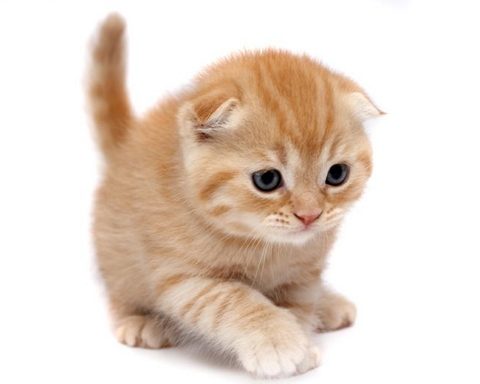
#> input picture images/cat.jpg, 480 x 384 px
$ python sticker_to_rgb565.py images/cat.jpg
#> lines starting #> are read from the running program, lines starting #| are printed output that depends on the picture
#> in main, img is the input picture: PIL image 480x384 RGB; mean R, G, B 230.4, 215.6, 203.9
#| [*] Loaded image: images/cat.jpg size: (480, 384)
#!/usr/bin/env python3
"""
sticker_to_rgb565.py

Usage:
    python sticker_to_rgb565.py /path/to/sticker.png

What it does:
- Loads the input image (will be resized to 480x320 if different)
- For each pixel:
    - produce 8-bit binary strings for R, G, B (e.g. '11111111')
    - compute RGB565 16-bit value and store as uint16
- Outputs:
    - saves RGB565 numpy array to 'sticker_rgb565.npy'
    - saves RGB565 binary stream (big-endian) to 'sticker_rgb565_be.bin'
    - saves a small CSV with hex RGB565 per pixel (optional, for inspection)
    - saves 'sticker_rgb888_binary.npy' (optional) containing (H,W,3) binary strings
"""

import sys
from pathlib import Path
from PIL import Image
import numpy as np
import csv

TARGET_W = 480
TARGET_H = 320

def to_8bit_bin_str(value: int) -> str:
    """Return 8-bit binary string for 0-255 value."""
    return format(int(value) & 0xFF, '08b')

def rgb888_to_rgb565_value(r: int, g: int, b: int) -> np.uint16:
    """
    Convert 8-bit r,g,b to a 16-bit RGB565 value.
    Using bit truncation (>>), equivalent to floor(value * max_new / 255).
    """
    r5 = (r >> 3) & 0x1F       # keep top 5 bits
    g6 = (g >> 2) & 0x3F       # keep top 6 bits
    b5 = (b >> 3) & 0x1F       # keep top 5 bits
    val = (r5 << 11) | (g6 << 5) | b5
    return np.uint16(val)

def image_to_rgb565_and_binaries(img: Image.Image, force_size=(TARGET_W, TARGET_H)):
    """
    Convert PIL image to:
      - rgb565_array: (H,W) uint16 numpy array
      - rgb888_bin_array: (H,W,3) numpy array of 8-bit binary strings for R,G,B
    If force_size is provided, the image is resized (bilinear).
    """
#> called with force_size = (480, 320)
    if force_size is not None:
        img = img.convert('RGB').resize(force_size, Image.BILINEAR)
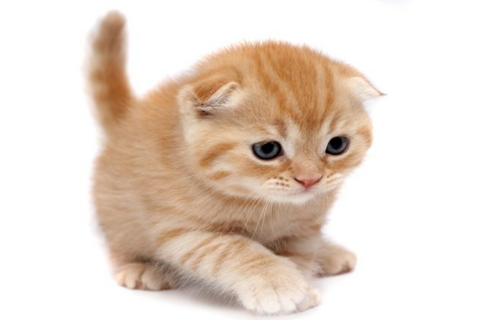
#> img: PIL image 480x320 RGB; mean R, G, B 230.4, 215.6, 203.9
    else:
        img = img.convert('RGB')

    arr = np.array(img, dtype=np.uint8)   # shape (H,W,3)
    H, W, _ = arr.shape
#> H = 320; W = 480

    rgb565 = np.zeros((H, W), dtype=np.uint16)
    # We'll store binary strings in an object dtype array (can be large)
    rgb888_bin = np.empty((H, W, 3), dtype=object)

    # Vectorized-ish approach: get channels arrays
    r = arr[:, :, 0]
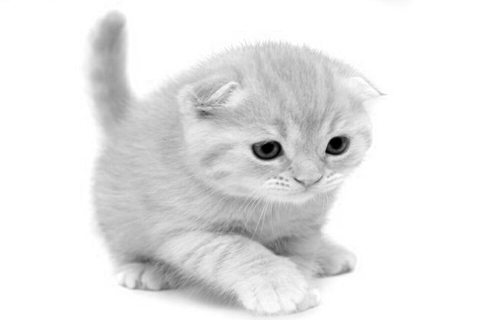
#> r: shape (320, 480); min 0, max 255, mean 230.4
    g = arr[:, :, 1]
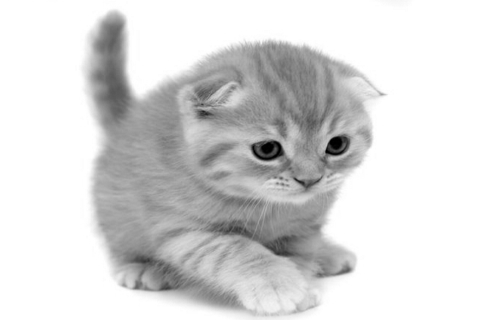
#> g: shape (320, 480); min 0, max 255, mean 215.6
    b = arr[:, :, 2]
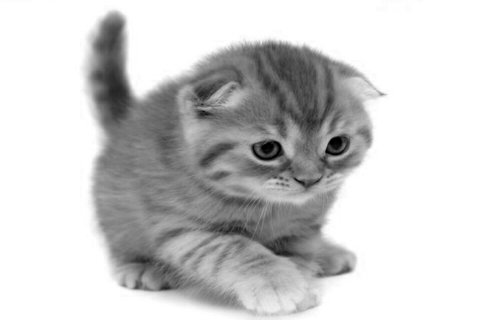
#> b: shape (320, 480); min 0, max 255, mean 203.9

    # Compute RGB565 using integer arithmetic (vectorized)
    r5 = (r >> 3).astype(np.uint16)   # 5 bits
    g6 = (g >> 2).astype(np.uint16)   # 6 bits
    b5 = (b >> 3).astype(np.uint16)   # 5 bits
    rgb565 = (r5 << 11) | (g6 << 5) | b5

    # Create per-channel 8-bit binary strings (looping; strings can't be vectorized easily)
    # This is somewhat expensive for large images but fine for 480x320 (~153k pixels).
    for y in range(H):
        for x in range(W):
            rr = int(r[y, x])
            gg = int(g[y, x])
            bb = int(b[y, x])
            rgb888_bin[y, x, 0] = to_8bit_bin_str(rr)
            rgb888_bin[y, x, 1] = to_8bit_bin_str(gg)
            rgb888_bin[y, x, 2] = to_8bit_bin_str(bb)
#| [*] Converted to RGB565 shape: (320, 480)

    return rgb565, rgb888_bin, img

def save_outputs(out_dir: Path, input_path: Path, rgb565_arr: np.ndarray, rgb888_bin_arr: np.ndarray):
    out_dir.mkdir(parents=True, exist_ok=True)
    # Numpy save of uint16 array
    np.save(out_dir / 'sticker_rgb565.npy', rgb565_arr)
    # Save big-endian binary stream (common bus packing)
    with open(out_dir / 'sticker_rgb565_be.bin', 'wb') as f:
        # ensure big-endian uint16
        f.write(rgb565_arr.astype('>u2').tobytes())

    # Also save little-endian variant (useful in practice)
    with open(out_dir / 'sticker_rgb565_le.bin', 'wb') as f:
        f.write(rgb565_arr.astype('<u2').tobytes())

    # Save a CSV of hex values (rows=W columns=H optionally flattened)
    csv_path = out_dir / 'sticker_rgb565_hex.csv'
    H, W = rgb565_arr.shape
#> H = 320; W = 480
    with open(csv_path, 'w', newline='') as csvfile:
        writer = csv.writer(csvfile)
        writer.writerow(['x','y','rgb565_hex'])  # header
        for y in range(H):
            for x in range(W):
                writer.writerow([x, y, format(int(rgb565_arr[y,x]), '#06x')])  # e.g. 0x7e0

    # Save the binary strings array (object dtype) as a numpy file (inspectable)
    np.save(out_dir / 'sticker_rgb888_binary.npy', rgb888_bin_arr)

    print(f"[+] Saved outputs to: {out_dir}")
    print(f"    - sticker_rgb565.npy (uint16 array)")
    print(f"    - sticker_rgb565_be.bin (big-endian stream)")
    print(f"    - sticker_rgb565_le.bin (little-endian stream)")
    print(f"    - sticker_rgb565_hex.csv (inspectable hex per-pixel)")
    print(f"    - sticker_rgb888_binary.npy (H,W,3) 8-bit string array")

def main():
    if len(sys.argv) < 2:
        print("Usage: python sticker_to_rgb565.py /path/to/sticker.png")
        sys.exit(1)

    input_path = Path(sys.argv[1])
    if not input_path.exists():
        print("Input file not found:", input_path)
        sys.exit(1)

    # Load image
    img = Image.open(input_path)
    print("[*] Loaded image:", input_path, "size:", img.size)

    # Convert
    rgb565_arr, rgb888_bin_arr, resized_img = image_to_rgb565_and_binaries(img, force_size=(TARGET_W, TARGET_H))
    print("[*] Converted to RGB565 shape:", rgb565_arr.shape)

    # Output directory
    out_dir = input_path.parent / (input_path.stem + "_rgb565_out")
    save_outputs(out_dir, input_path, rgb565_arr, rgb888_bin_arr)

    # Optionally save a reconstructed preview image from rgb565 (to verify packing)
    # reconstruct back to 24-bit RGB for visual check:
    H, W = rgb565_arr.shape
#> H = 320; W = 480
    recon = np.zeros((H, W, 3), dtype=np.uint8)
    r5 = (rgb565_arr >> 11) & 0x1F
    g6 = (rgb565_arr >> 5) & 0x3F
    b5 = rgb565_arr & 0x1F
    recon[:,:,0] = (r5 * 255) // 31
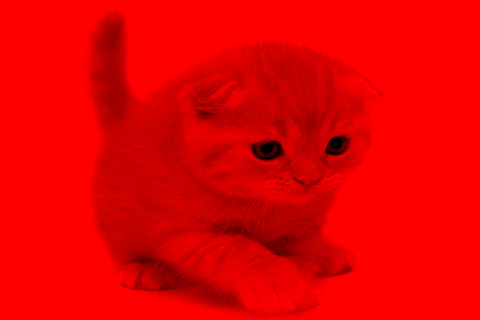
#> recon: shape (320, 480, 3); mean of channels 0, 1, 2 231.1, 0, 0; drawn as R, G, B
    recon[:,:,1] = (g6 * 255) // 63
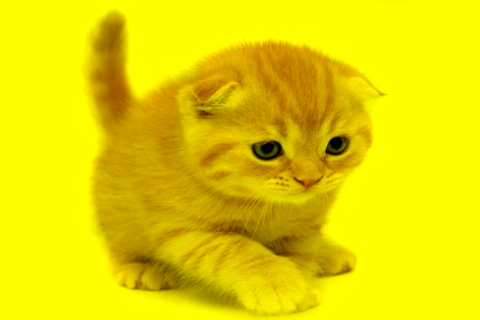
#> recon: shape (320, 480, 3); mean of channels 0, 1, 2 231.1, 215.6, 0; drawn as R, G, B
    recon[:,:,2] = (b5 * 255) // 31
    Image.fromarray(recon, 'RGB').save(out_dir / 'reconstructed_from_rgb565.png')
    # Also save resized original for comparison
    resized_img.save(out_dir / 'resized_input_480x320.png')
    print("[*] Also saved reconstructed preview and resized input.")

if __name__ == '__main__':
    main()
